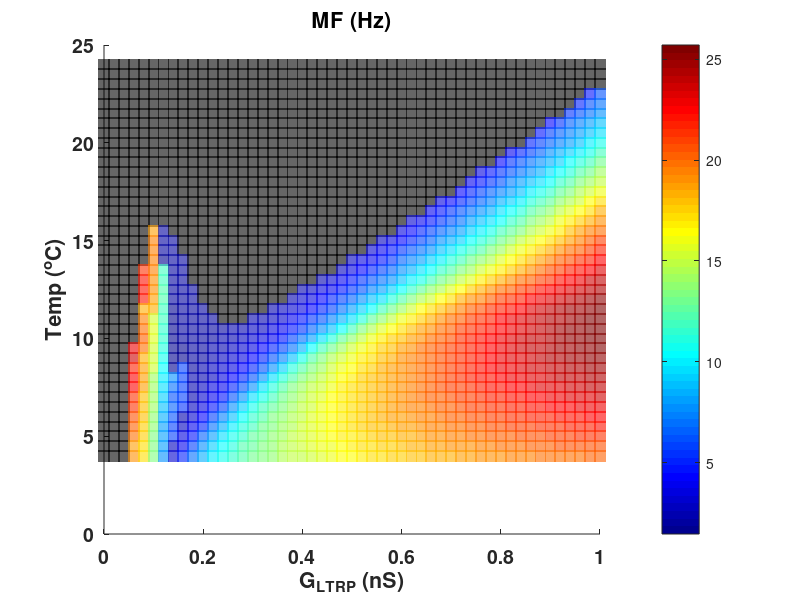

This figure's MATLAB source: (Note: this script raises an error after producing the figure.)
% The script was written by Natalia Maksymchuk for the article 
% Maksymchuk N, Sakurai A, Cox DN, Cymbalyuk GS. 
% Cold-Temperature Coding with Bursting and Spiking 
% Based on TRP Channel Dynamics in Drosophila Larva Sensory Neurons. 
% International Journal of Molecular Sciences. 2023; 24(19):14638. 
% https://doi.org/10.3390/ijms241914638
load('N.mat');
load('Data.mat');

% Create labels for heat maps 
% Create text files for correspondence of GLTRP and Temperature to j and i 

% Temperature
[fidTemp,message]= fopen('T.txt', 'w');
for i=1:NC2 %T
    fprintf(fidTemp,'%f  ',i,Tv(i));% file for correspondence 
    fprintf(fidTemp,'\n');
    Tvalues(i) = {num2str(Tv(i))};% label values for heat map
end
fclose(fidTemp);


% GLTRP
[fidGleakTest,message]= fopen('GleakTest.txt', 'w');
for j=1:NC1%GleakTest
    fprintf(fidGleakTest,'%f  ',j,GLTestv(j));
    fprintf(fidGleakTest,'\n');
    GLTestValues(j) = {num2str(GLTestv(j))};%label values for heat map
 end
fclose(fidGleakTest);


%% Heat maps 
pp1range=GLTestv; %x values
pp2range=Tv; %y values
pp1='G_{LTRP} (nS)';
pp2='Temp ({}^oC)';
ptsize=72; % size of squares on stationary heat map
cirklesize=65.; % size of circles on GTRP trajectory

%% Frequency ********************************************
% Mean Frequency
HeatMapValues=MeanFreq;
titleString='MF (Hz)';
colorbarString='MF (Hz)';



 figure;
    for ii=1:length(pp2range)
        hm=scatter(pp1range,ones(1,length(pp1range))*pp2range(ii),ptsize,HeatMapValues(ii,:),'s','filled',...
        'MarkerFaceAlpha',.6, 'MarkerEdgeAlpha',1);
        hold on
    end
    colormap(jet); 
    set(gca, 'FontSize', 14,'FontWeight', 'bold');
    xlabel(pp1);ylabel(pp2);
    title(titleString);
    c=colorbar;
    c.Label.FontSize=14;
    set(gca,'box','off');
    axis([0. 1. 4. 24.])
    % Get the current axis size
    currentSize = get(gca, 'Position');
    clim=get(c, 'limits'); %get current limits
            hold on
               
                ax = axes;
                plot(ax,G_LTest,TK-273.15,'-','color',[0.4 0.4 0.4],'LineWidth',2);%[0.4 0.4 0.4],'LineWidth',3)
                axis([0. 1. 4. 24.]);
                set(gca, 'FontSize', 14,'FontWeight', 'bold');
                ax.Color = 'none';
                ax.XTick = [];
                ax.YTick = [];
                
                %set(gca,'box','off');
                axis off;  
                % Adjust axes position after colorbar rescale
                set(gca, 'Position', currentSize);
            hold on   
            
        hc=scatter(G_LTestInt(2:end),TCint(2:end),cirklesize,Frequency,'filled');
        set(hc,'MarkerEdgeColor',[0 0 0]);
        set(hc,'LineWidth',0.2, 'MarkerEdgeAlpha', 0.5);
        colormap(jet);
        %colorbar;
        axis([0. 1. 4. 24.])
        set(gca, 'Position', currentSize); 
        caxis(clim);
        





 